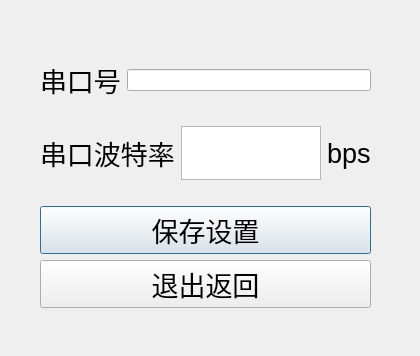
<?xml version="1.0" encoding="UTF-8"?>
<ui version="4.0">
 <class>Dialog</class>
 <widget class="QDialog" name="Dialog">
  <property name="geometry">
   <rect>
    <x>0</x>
    <y>0</y>
    <width>420</width>
    <height>356</height>
   </rect>
  </property>
  <property name="windowTitle">
   <string>下位机通信设置</string>
  </property>
  <widget class="QWidget" name="">
   <property name="geometry">
    <rect>
     <x>40</x>
     <y>60</y>
     <width>331</width>
     <height>248</height>
    </rect>
   </property>
   <layout class="QVBoxLayout" name="verticalLayout_3">
    <item>
     <layout class="QVBoxLayout" name="verticalLayout">
      <item>
       <layout class="QHBoxLayout" name="horizontalLayout">
        <item>
         <widget class="QLabel" name="label_3">
          <property name="font">
           <font>
            <pointsize>20</pointsize>
           </font>
          </property>
          <property name="text">
           <string>串口号</string>
          </property>
          <property name="buddy">
           <cstring>lineEdit</cstring>
          </property>
         </widget>
        </item>
        <item>
         <widget class="QLineEdit" name="lineEdit"/>
        </item>
       </layout>
      </item>
      <item>
       <spacer name="horizontalSpacer">
        <property name="orientation">
         <enum>Qt::Horizontal</enum>
        </property>
        <property name="sizeHint" stdset="0">
         <size>
          <width>40</width>
          <height>20</height>
         </size>
        </property>
       </spacer>
      </item>
      <item>
       <layout class="QHBoxLayout" name="horizontalLayout_2">
        <item>
         <widget class="QLabel" name="label">
          <property name="font">
           <font>
            <pointsize>20</pointsize>
           </font>
          </property>
          <property name="text">
           <string>串口波特率</string>
          </property>
          <property name="buddy">
           <cstring>textEdit</cstring>
          </property>
         </widget>
        </item>
        <item>
         <widget class="QTextEdit" name="textEdit"/>
        </item>
        <item>
         <widget class="QLabel" name="label_2">
          <property name="font">
           <font>
            <pointsize>20</pointsize>
           </font>
          </property>
          <property name="text">
           <string>bps</string>
          </property>
         </widget>
        </item>
       </layout>
      </item>
     </layout>
    </item>
    <item>
     <spacer name="horizontalSpacer_2">
      <property name="orientation">
       <enum>Qt::Horizontal</enum>
      </property>
      <property name="sizeHint" stdset="0">
       <size>
        <width>40</width>
        <height>20</height>
       </size>
      </property>
     </spacer>
    </item>
    <item>
     <layout class="QVBoxLayout" name="verticalLayout_2">
      <item>
       <widget class="QPushButton" name="pushButton">
        <property name="font">
         <font>
          <pointsize>20</pointsize>
         </font>
        </property>
        <property name="text">
         <string>保存设置</string>
        </property>
       </widget>
      </item>
      <item>
       <widget class="QPushButton" name="pushButton_2">
        <property name="font">
         <font>
          <pointsize>20</pointsize>
         </font>
        </property>
        <property name="text">
         <string>退出返回</string>
        </property>
       </widget>
      </item>
     </layout>
    </item>
   </layout>
  </widget>
 </widget>
 <resources/>
 <connections/>
</ui>
